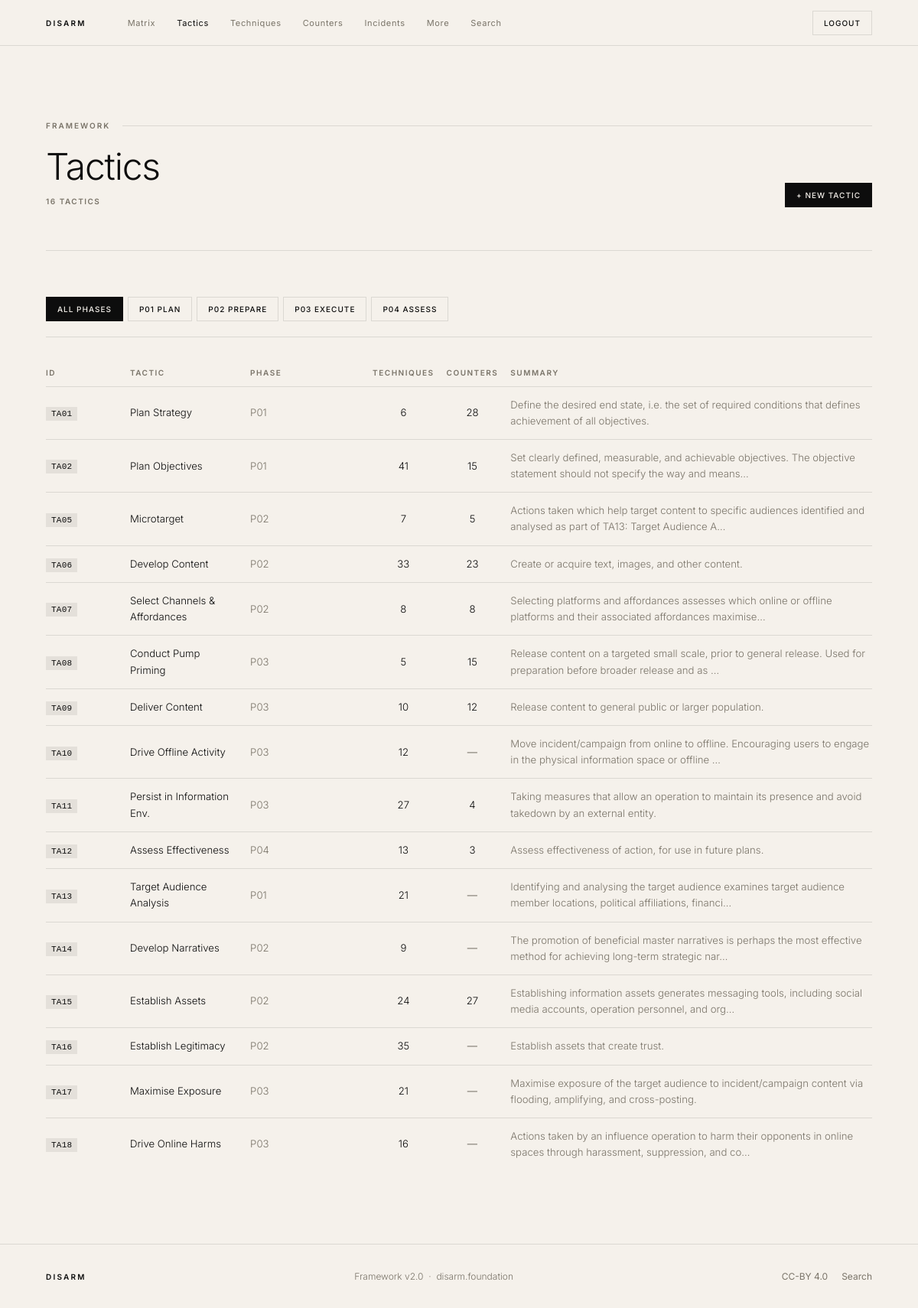
The page /disarm_site/tactics.php (signed in) on the database its author committed.
### tables this page shows
CREATE TABLE `phase` (
  `id` INT NOT NULL AUTO_INCREMENT,
  `disarm_id` VARCHAR(10) NOT NULL,
  `name` LONGTEXT NOT NULL,
  `rank` INT NOT NULL,
  `summary` LONGTEXT NOT NULL,
  PRIMARY KEY (`id`)
);

### disarm_site/tactics.php (the view, shortened to what this page needs)
<?php
require_once 'config.php';
require_once 'includes/functions.php';
$filter_phase = gp('phase');
$phases  = $pdo->query("SELECT disarm_id, name FROM phase ORDER BY rank")->fetchAll();
$sql     = "SELECT t.disarm_id, t.name, t.phase_id, t.summary,
                   (SELECT COUNT(*) FROM technique tc WHERE tc.tactic_id = t.disarm_id) AS tech_count,
                   (SELECT COUNT(*) FROM counter  c  WHERE c.tactic_id  = t.disarm_id) AS counter_count
            FROM tactic t WHERE 1=1";
$params  = [];
$sql .= " ORDER BY t.disarm_id";
$page   = max(1, (int)gp('page', '1'));
$result = paginate($pdo, $sql, $params, $page, 50);
include 'includes/header.php';
?>
<div class="container">
<div class="page-header">
  <div class="label">Framework</div>
  <div class="page-header-row">
    <div>
      <h1>Tactics</h1>
      <div class="page-count"><?= number_format($result['total']) ?> tactics</div>
    </div>
    <a href="tactics.php?action=add" class="btn btn-dark btn-sm">+ New Tactic</a>
  </div>
</div>
<div class="filter-bar">
  <a href="tactics.php" class="btn btn-sm <?= !$filter_phase ? 'btn-dark' : 'btn-ghost' ?>">All phases</a>
  <?php foreach ($phases as $ph): ?>
  <a href="<?= h(url('tactics.php', ['phase' => $ph['disarm_id']])) ?>"
     class="btn btn-sm <?= $filter_phase === $ph['disarm_id'] ? 'btn-dark' : 'btn-ghost' ?>">
    <?= h($ph['disarm_id']) ?> <?= h($ph['name']) ?>
  </a>
  <?php endforeach; ?>
</div>
<table class="data-table">
  <thead>
    <tr>
      <th class="col-id">ID</th>
      <th>Tactic</th>
      <th class="col-mid">Phase</th>
      <th class="col-sm" style="text-align:center">Techniques</th>
      <th class="col-sm" style="text-align:center">Counters</th>
      <th>Summary</th>
    </tr>
  </thead>
  <tbody>
    <?php foreach ($result['rows'] as $row): ?>
    <tr>
      <td><?= id_badge($row['disarm_id'], 'tactic.php?id=' . urlencode($row['disarm_id'])) ?></td>
      <td><a href="tactic.php?id=<?= urlencode($row['disarm_id']) ?>"><?= h($row['name']) ?></a></td>
      <td class="col-muted"><?= h($row['phase_id']) ?></td>
      <td style="text-align:center">
        <?php if ($row['tech_count']): ?>
        <a href="techniques.php?tactic=<?= urlencode($row['disarm_id']) ?>"><?= $row['tech_count'] ?></a>
        <?php else: ?><span class="col-muted">—</span><?php endif; ?>
      </td>
      <td style="text-align:center">
        <?php if ($row['counter_count']): ?>
        <a href="counters.php?tactic=<?= urlencode($row['disarm_id']) ?>"><?= $row['counter_count'] ?></a>
        <?php else: ?><span class="col-muted">—</span><?php endif; ?>
      </td>
      <td class="col-summary"><?= h(truncate($row['summary'], 120)) ?></td>
    </tr>
    <?php endforeach; ?>
  </tbody>
</table>
</div>
<?php include 'includes/footer.php'; ?>

### disarm_site/assets/style.css (style rules this page uses)
*, *::before, *::after { box-sizing: border-box; margin: 0; padding: 0; }
html { scroll-behavior: smooth; }
:root { --bg: #F5F1EB; --dark: #0D0D0D; --text: #0D0D0D; --muted: #7A7469; --white: #F5F1EB; --border: rgba(13,13,13,0.11); --bd-dark: rgba(245,241,235,0.11); --red-fw: #7A1515; --blue-fw: #0F2D4A; --max: 1200px; --pad: clamp(20px, 5vw, 80px); }
body { font-family: 'Inter', -apple-system, BlinkMacSystemFont, sans-serif; font-size: 16px; line-height: 1.6; font-weight: 400; background: var(--bg); color: var(--text); -webkit-font-smoothing: antialiased; overflow-x: hidden; padding-top: 60px; }
.container { max-width: var(--max); margin: 0 auto; padding: 0 var(--pad); }
.btn { display: inline-block; padding: 12px 24px; font-size: 11px; font-weight: 500; letter-spacing: 0.1em; text-transform: uppercase; text-decoration: none; cursor: pointer; border: 1px solid transparent; font-family: inherit; transition: opacity 0.2s, border-color 0.2s, color 0.2s; white-space: nowrap; }
.btn-dark { background: var(--dark); color: var(--bg); border-color: var(--dark); }
.btn-ghost { background: transparent; color: var(--text); border-color: var(--border); }
.btn-sm { padding: 7px 14px; font-size: 10px; }
.label { font-size: 10px; font-weight: 600; letter-spacing: 0.2em; text-transform: uppercase; color: var(--muted); display: flex; align-items: center; gap: 16px; margin-bottom: 48px; }
.label::after { content: ''; flex: 1; height: 1px; background: var(--border); }
.page-header { padding: clamp(56px,8vw,100px) 0 clamp(36px,5vw,56px); border-bottom: 1px solid var(--border); margin-bottom: clamp(40px,5vw,60px); }
.page-header .label { margin-bottom: 20px; }
.page-header h1 { font-size: clamp(28px,4vw,52px); font-weight: 300; letter-spacing: -0.025em; line-height: 1.1; }
.page-header-row { display: flex; align-items: flex-end; justify-content: space-between; gap: 20px; flex-wrap: wrap; }
.page-count { font-size: 10px; font-weight: 600; letter-spacing: 0.15em; text-transform: uppercase; color: var(--muted); margin-top: 10px; }
.data-table { width: 100%; border-collapse: collapse; }
.data-table thead th { font-size: 10px; font-weight: 600; letter-spacing: 0.15em; text-transform: uppercase; color: var(--muted); border-bottom: 1px solid var(--border); padding: 10px 16px 10px 0; text-align: left; }
.data-table thead th:last-child { padding-right: 0; }
.data-table tbody tr { border-top: 1px solid var(--border); }
.data-table tbody tr:first-child { border-top: none; }
.data-table tbody td { padding: 13px 16px 13px 0; vertical-align: middle; font-size: clamp(13px,1.1vw,15px); font-weight: 300; }
.data-table tbody td:last-child { padding-right: 0; }
.data-table a { color: var(--text); text-decoration: none; }
.col-id { width: 110px; }
.col-mid { width: 160px; }
.col-sm { width: 70px; }
.col-muted { color: var(--muted); font-weight: 400; }
.col-summary { color: var(--muted); font-size: 13px; }
.filter-bar { display: flex; align-items: center; gap: 6px; flex-wrap: wrap; margin-bottom: 28px; padding-bottom: 20px; border-bottom: 1px solid var(--border); }
:root { --col: 176px; }

### rows shown on the page
phase: disarm "P01", name "PLAN"
phase: disarm "P02", name "PREPARE"
phase: disarm "P03", name "EXECUTE"
phase: disarm "P04", name "ASSESS"

### other values the page prints
$result['total'] "16"
$id "TA01"
$row['name'] "Plan Strategy"
$row['phase_id'] "P01"
$row['tech_count'] "6"
$row['counter_count'] "28"
truncate($row['summary'], 120) "Define the desired end state, i.e. the set of required conditions that defines achievement of all objectives."
$id "TA02"
$row['name'] "Plan Objectives"
$row['tech_count'] "41"
$row['counter_count'] "15"
truncate($row['summary'], 120) "Set clearly defined, measurable, and achievable objectives. The objective statement should not specify the way and means…"
$id "TA05"
$row['name'] "Microtarget"
$row['phase_id'] "P02"
